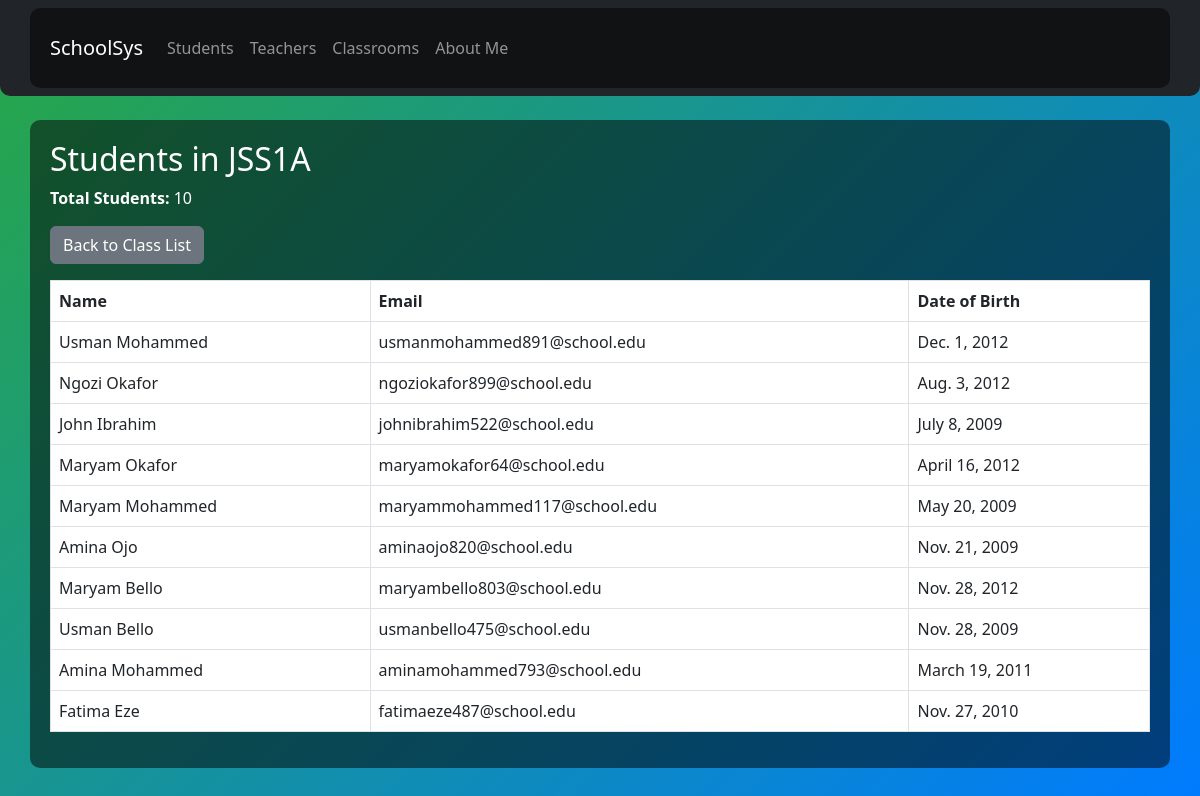
Page /classroom/1/students/ on the committed database.
### SMS_app/models.py (models this page shows, shortened)
class Classroom(models.Model):
    name = models.CharField(max_length=20)  # e.g., "JSS1A"
    class_teacher = models.ForeignKey(Teacher, on_delete=models.SET_NULL, null=True)

class Student(models.Model):
    name = models.CharField(max_length=100)
    email = models.EmailField(unique=True)
    date_of_birth = models.DateField()
    classroom = models.ForeignKey('Classroom', on_delete=models.SET_NULL, null=True)

### SMS_app/views.py (the view)
# urls.py: path('classroom/<int:class_id>/students/', views.students_in_class, name='students_in_class'),
def students_in_class(request, class_id):
    classroom = get_object_or_404(Classroom, id=class_id)
    students = Student.objects.filter(classroom=classroom)
    return render(request, 'students_in_class.html', {
        'classroom': classroom,
        'students': students
    })

### templates/students_in_class.html (shortened to what this page needs)
{% extends 'base.html' %}
{% block content %}
<h2>Students in {{ classroom.name }}</h2>
<p><strong>Total Students:</strong> {{ students|length }}</p>
<a href="{% url 'classroom_list' %}" class="btn btn-secondary mb-3">Back to Class List</a>
<table class="table table-bordered">
  <thead>
    <tr>
      <th>Name</th>
      <th>Email</th>
      <th>Date of Birth</th>
    </tr>
  </thead>
  <tbody>
    {% for student in students %}
    <tr>
      <td>{{ student.name }}</td>
      <td>{{ student.email }}</td>
      <td>{{ student.date_of_birth }}</td>
    </tr>
    {% empty %}
    <tr><td colspan="3">No students in this class.</td></tr>
    {% endfor %}
  </tbody>
</table>
{% endblock %}

### templates/base.html (style rules this page uses)
body { background: linear-gradient(135deg, #28a745, #007bff); min-height: 100vh; color: white; }

### rows in the picture
Classroom: name "JSS1A"
Student: name "Usman Mohammed", email "usmanmohammed891@school.edu", date_of_birth "Dec. 1, 2012"
Student: name "Ngozi Okafor", email "ngoziokafor899@school.edu", date_of_birth "Aug. 3, 2012"
Student: name "John Ibrahim", email "johnibrahim522@school.edu", date_of_birth "July 8, 2009"
Student: name "Maryam Okafor", email "maryamokafor64@school.edu", date_of_birth "April 16, 2012"
Student: name "Maryam Mohammed", email "maryammohammed117@school.edu", date_of_birth "May 20, 2009"
Student: name "Amina Ojo", email "aminaojo820@school.edu", date_of_birth "Nov. 21, 2009"
Student: name "Maryam Bello", email "maryambello803@school.edu", date_of_birth "Nov. 28, 2012"
Student: name "Usman Bello", email "usmanbello475@school.edu", date_of_birth "Nov. 28, 2009"
Student: name "Amina Mohammed", email "aminamohammed793@school.edu", date_of_birth "March 19, 2011"
Student: name "Fatima Eze", email "fatimaeze487@school.edu", date_of_birth "Nov. 27, 2010"

### other values in the picture
{{ students|length }} "10"
